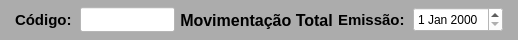
     <widget class="QWidget" name="widget" native="true">
      <property name="minimumSize">
       <size>
        <width>0</width>
        <height>40</height>
       </size>
      </property>
      <property name="maximumSize">
       <size>
        <width>16777215</width>
        <height>40</height>
       </size>
      </property>
      <property name="styleSheet">
       <string notr="true">background-color: rgb(172, 172, 172);</string>
      </property>
      <layout class="QHBoxLayout" name="horizontalLayout">
       <property name="spacing">
        <number>5</number>
       </property>
       <property name="leftMargin">
        <number>15</number>
       </property>
       <property name="topMargin">
        <number>5</number>
       </property>
       <property name="rightMargin">
        <number>15</number>
       </property>
       <property name="bottomMargin">
        <number>5</number>
       </property>
       <item>
        <widget class="QLabel" name="label_4">
         <property name="minimumSize">
          <size>
           <width>60</width>
           <height>0</height>
          </size>
         </property>
         <property name="maximumSize">
          <size>
           <width>60</width>
           <height>16777215</height>
          </size>
         </property>
         <property name="font">
          <font>
           <pointsize>11</pointsize>
           <weight>75</weight>
           <bold>true</bold>
          </font>
         </property>
         <property name="text">
          <string>Código:</string>
         </property>
         <property name="alignment">
          <set>Qt::AlignLeading|Qt::AlignLeft|Qt::AlignVCenter</set>
         </property>
        </widget>
       </item>
       <item>
        <widget class="QLineEdit" name="line_Num">
         <property name="sizePolicy">
          <sizepolicy hsizetype="Preferred" vsizetype="Preferred">
           <horstretch>0</horstretch>
           <verstretch>0</verstretch>
          </sizepolicy>
         </property>
         <property name="minimumSize">
          <size>
           <width>95</width>
           <height>25</height>
          </size>
         </property>
         <property name="maximumSize">
          <size>
           <width>95</width>
           <height>25</height>
          </size>
         </property>
         <property name="font">
          <font>
           <pointsize>9</pointsize>
          </font>
         </property>
         <property name="styleSheet">
          <string notr="true">background-color: rgb(255, 255, 255);</string>
         </property>
         <property name="inputMask">
          <string/>
         </property>
         <property name="text">
          <string/>
         </property>
         <property name="frame">
          <bool>true</bool>
         </property>
         <property name="echoMode">
          <enum>QLineEdit::Normal</enum>
         </property>
         <property name="alignment">
          <set>Qt::AlignCenter</set>
         </property>
         <property name="dragEnabled">
          <bool>false</bool>
         </property>
         <property name="placeholderText">
          <string/>
         </property>
        </widget>
       </item>
       <item>
        <widget class="QLabel" name="label_titulo">
         <property name="font">
          <font>
           <pointsize>12</pointsize>
           <weight>75</weight>
           <bold>true</bold>
          </font>
         </property>
         <property name="text">
          <string>Movimentação Total</string>
         </property>
         <property name="alignment">
          <set>Qt::AlignCenter</set>
         </property>
        </widget>
       </item>
       <item>
        <widget class="QLabel" name="label">
         <property name="minimumSize">
          <size>
           <width>70</width>
           <height>0</height>
          </size>
         </property>
         <property name="maximumSize">
          <size>
           <width>70</width>
           <height>16777215</height>
          </size>
         </property>
         <property name="font">
          <font>
           <pointsize>11</pointsize>
           <weight>75</weight>
           <bold>true</bold>
          </font>
         </property>
         <property name="text">
          <string>Emissão:</string>
         </property>
        </widget>
       </item>
       <item>
        <widget class="QDateEdit" name="date_Emissao">
         <property name="sizePolicy">
          <sizepolicy hsizetype="Preferred" vsizetype="Preferred">
           <horstretch>0</horstretch>
           <verstretch>0</verstretch>
          </sizepolicy>
         </property>
         <property name="minimumSize">
          <size>
           <width>90</width>
           <height>25</height>
          </size>
         </property>
         <property name="maximumSize">
          <size>
           <width>90</width>
           <height>25</height>
          </size>
         </property>
         <property name="font">
          <font>
           <pointsize>9</pointsize>
           <weight>50</weight>
           <bold>false</bold>
          </font>
         </property>
         <property name="styleSheet">
          <string notr="true">background-color: rgb(255, 255, 255);</string>
         </property>
        </widget>
       </item>
      </layout>
     </widget>
